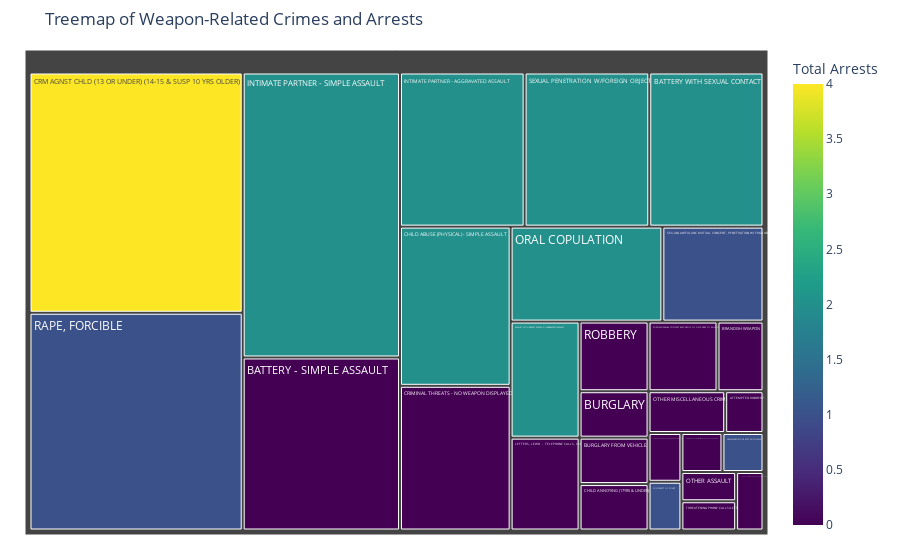

This figure's notebook cell:
### Markdown cell above
### Treemap of Weapon-Related Crimes and Arrests: Insights

This **treemap visualization** provides an overview of crimes involving weapons, highlighting their frequency and the corresponding number of arrests. Here's how to interpret it and the insights it offers:

---

#### **Structure of the Treemap**
1. **Block Size**:
   - Each block represents a specific type of crime. The size of the block is proportional to the number of crimes involving weapons.

2. **Color Gradient**:
   - The intensity of the color represents the number of arrests made for each crime type.
   - **Darker blocks** indicate crime types with a higher number of arrests.

3. **Hover Data**:
   - When you hover over a block, additional details are displayed:
     - Total number of crimes.
     - Number of crimes involving weapons.
     - Number of arrests.

---

#### **Key Insights**
1. **Dominant Weapon-Related Crimes**:
   - The largest blocks indicate the most prevalent weapon-related crimes.
   - Crimes like **Rape** or **Aggravated Assault** might show high weapon involvement due to their violent nature.

2. **Arrests and Law Enforcement Effectiveness**:
   - Blocks with high arrest numbers (darker colors) suggest areas where law enforcement has been successful in addressing these crimes.
   - Conversely, lighter blocks highlight crime types where arrests are less frequent, suggesting potential challenges in enforcement or investigation.

3. **Policy and Resource Implications**:
   - High weapon-related crimes with low arrests may indicate a need for focused intervention.
   - Crimes with smaller blocks but dark colors show areas where targeted efforts are yielding results, which could be expanded to other crime types.

---

This treemap not only emphasizes the role of weapons in crimes but also provides a clear linkage to enforcement outcomes, guiding strategic decision-making.

### Code cell
import plotly.express as px
import pandas as pd

# Filter the data to include only crimes with weapons involved
weapon_crime_data = crime_data_cleaned[crime_data_cleaned['Weapon Involved']]

# Aggregating the data for treemap
weapon_arrest_data = weapon_crime_data.groupby('Crm Cd Desc').agg(
    Total_Crimes=('Crm Cd Desc', 'count'),
    Weapon_Involved=('Weapon Involved', 'sum'),
    Arrest_Made=('Arrest Made', 'sum')
).reset_index()

# Create Treemap
fig = px.treemap(
    weapon_arrest_data,
    path=['Crm Cd Desc'],  # Hierarchical levels: Crime Type
    values='Weapon_Involved',  # Size of each block based on weapon involvement
    color='Arrest_Made',  # Color intensity based on total arrests
    hover_data={'Total_Crimes': True, 'Weapon_Involved': True, 'Arrest_Made': True},
    title='Treemap of Weapon-Related Crimes and Arrests',
    color_continuous_scale='Viridis',
    labels={
        'Crm Cd Desc': 'Crime Type',
        'Total_Crimes': 'Total Crimes',
        'Weapon_Involved': 'Weapon-Related Crimes',
        'Arrest_Made': 'Total Arrests'
    }
)

# Update layout
fig.update_layout(
    margin=dict(t=50, l=25, r=25, b=25),
    template='plotly_white'
)

fig.show()

### Figure 1 — Plotly figure (JSON) as saved in the notebook; plotly's stock layout.template omitted (floating-point values rounded to 4 significant figures)
{"data": [{"branchvalues": "total", "customdata": [[5, 5, 2], [1, 1, 0], [17, 17, 0], [11, 11, 2], [2, 2, 0], [2, 2, 0], [2, 2, 0], [1, 1, 0], [11, 11, 2], [2, 2, 0], [1, 1, 1], [10, 10, 0], [32, 32, 4], [1, 1, 0], [12, 12, 2], [28, 28, 2], [4, 4, 0], [1, 1, 1], [9, 9, 2], [1, 1, 0], [2, 2, 0], [29, 29, 1], [3, 3, 0], [6, 6, 1], [12, 12, 2], [3, 3, 0], [1, 1, 0], [1, 1, 0]], "domain": {"x": [0, 1], "y": [0, 1]}, "hovertemplate": "labels=%{label}<br>Weapon-Related Crimes=%{customdata[1]}<br>parent=%{parent}<br>id=%{id}<br>Total Crimes=%{customdata[0]}<br>Total Arrests=%{color}<extra></extra>", "ids": ["ASSAULT WITH DEADLY WEAPON, AGGRAVATED ASSAULT", "ATTEMPTED ROBBERY", "BATTERY - SIMPLE ASSAULT", "BATTERY WITH SEXUAL CONTACT", "BRANDISH WEAPON", "BURGLARY", "BURGLARY FROM VEHICLE", "CHILD ABUSE (PHYSICAL) - AGGRAVATED ASSAULT", "CHILD ABUSE (PHYSICAL) - SIMPLE ASSAULT", "CHILD ANNOYING (17YRS & UNDER)", "CONTEMPT OF COURT", "CRIMINAL THREATS - NO WEAPON DISPLAYED", "CRM AGNST CHLD (13 OR UNDER) (14-15 & SUSP 10 YRS OLDER)", "HUMAN TRAFFICKING - INVOLUNTARY SERVITUDE", "INTIMATE PARTNER - AGGRAVATED ASSAULT", "INTIMATE PARTNER - SIMPLE ASSAULT", "LETTERS, LEWD  -  TELEPHONE CALLS, LEWD", "LEWD/LASCIVIOUS ACTS WITH CHILD", "ORAL COPULATION", "OTHER ASSAULT", "OTHER MISCELLANEOUS CRIME", "RAPE, FORCIBLE", "ROBBERY", "SEX,UNLAWFUL(INC MUTUAL CONSENT, PENETRATION W/ FRGN OBJ", "SEXUAL PENETRATION W/FOREIGN OBJECT", "SODOMY/SEXUAL CONTACT B/W PENIS OF ONE PERS TO ANUS OTH", "THREATENING PHONE CALLS/LETTERS", "VANDALISM - MISDEAMEANOR ($399 OR UNDER)"], "labels": ["ASSAULT WITH DEADLY WEAPON, AGGRAVATED ASSAULT", "ATTEMPTED ROBBERY", "BATTERY - SIMPLE ASSAULT", "BATTERY WITH SEXUAL CONTACT", "BRANDISH WEAPON", "BURGLARY", "BURGLARY FROM VEHICLE", "CHILD ABUSE (PHYSICAL) - AGGRAVATED ASSAULT", "CHILD ABUSE (PHYSICAL) - SIMPLE ASSAULT", "CHILD ANNOYING (17YRS & UNDER)", "CONTEMPT OF COURT", "CRIMINAL THREATS - NO WEAPON DISPLAYED", "CRM AGNST CHLD (13 OR UNDER) (14-15 & SUSP 10 YRS OLDER)", "HUMAN TRAFFICKING - INVOLUNTARY SERVITUDE", "INTIMATE PARTNER - AGGRAVATED ASSAULT", "INTIMATE PARTNER - SIMPLE ASSAULT", "LETTERS, LEWD  -  TELEPHONE CALLS, LEWD", "LEWD/LASCIVIOUS ACTS WITH CHILD", "ORAL COPULATION", "OTHER ASSAULT", "OTHER MISCELLANEOUS CRIME", "RAPE, FORCIBLE", "ROBBERY", "SEX,UNLAWFUL(INC MUTUAL CONSENT, PENETRATION W/ FRGN OBJ", "SEXUAL PENETRATION W/FOREIGN OBJECT", "SODOMY/SEXUAL CONTACT B/W PENIS OF ONE PERS TO ANUS OTH", "THREATENING PHONE CALLS/LETTERS", "VANDALISM - MISDEAMEANOR ($399 OR UNDER)"], "marker": {"coloraxis": "coloraxis", "colors": [2, 0, 0, 2, 0, 0, 0, 0, 2, 0, 1, 0, 4, 0, 2, 2, 0, 1, 2, 0, 0, 1, 0, 1, 2, 0, 0, 0]}, "name": "", "parents": ["", "", "", "", "", "", "", "", "", "", "", "", "", "", "", "", "", "", "", "", "", "", "", "", "", "", "", ""], "type": "treemap", "values": [5, 1, 17, 11, 2, 2, 2, 1, 11, 2, 1, 10, 32, 1, 12, 28, 4, 1, 9, 1, 2, 29, 3, 6, 12, 3, 1, 1]}], "layout": {"coloraxis": {"colorbar": {"title": {"text": "Total Arrests"}}, "colorscale": [[0, "#440154"], [0.1111, "#482878"], [0.2222, "#3e4989"], [0.3333, "#31688e"], [0.4444, "#26828e"], [0.5556, "#1f9e89"], [0.6667, "#35b779"], [0.7778, "#6ece58"], [0.8889, "#b5de2b"], [1, "#fde725"]]}, "legend": {"tracegroupgap": 0}, "margin": {"b": 25, "l": 25, "r": 25, "t": 50}, "title": {"text": "Treemap of Weapon-Related Crimes and Arrests"}}}
